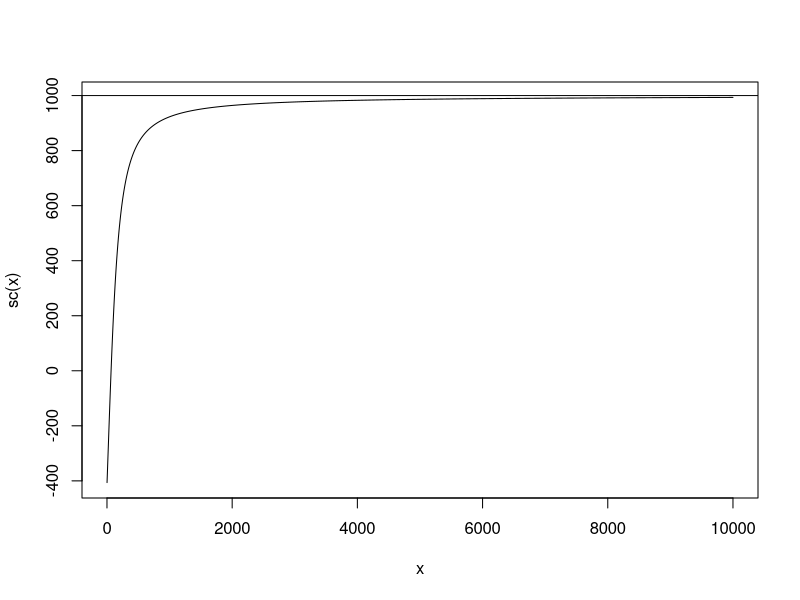

Source code (R):
## ---- chunk 1
knitr::opts_chunk$set(echo = TRUE)
## ---- chunk 2
set.seed(1017)
# Make n-1 sample with mean 0 (or close enough)
xn_1 <- rnorm(999,0,5)
# N
n <- length(xn_1)+1
# Values of x going toward infinity
xs <- 1:10000
# SC function
sc <- lapply(xs, function(x){
  xn <- c(xn_1,x)
  stat <- n*sqrt(n)*mean(xn)/sd(xn)
  stat
})
# Plot
plot(xs,unlist(sc),type = "l",xlab = "x",ylab = "sc(x)")
abline(n,0)
